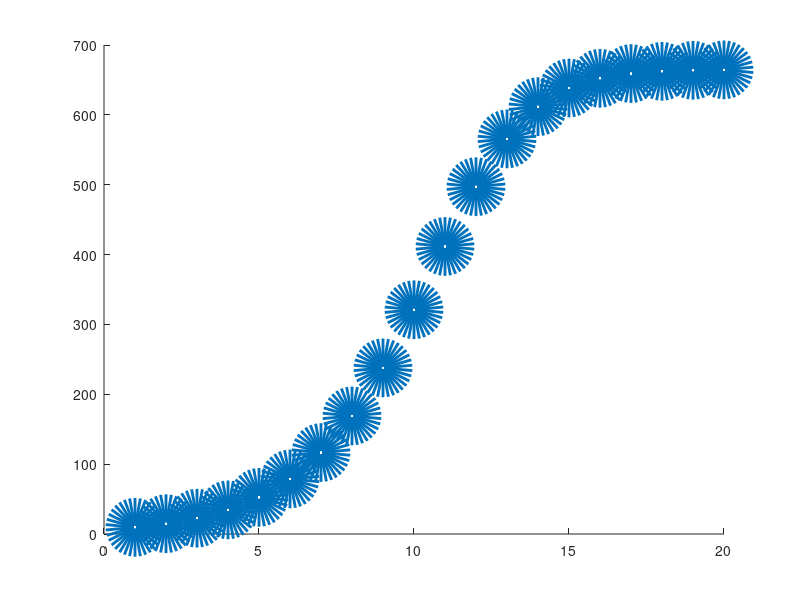

Write the MATLAB code that produced this figure.
T = 1:50;
x=0.00082;
k=x;
p(1)=9.6;
for i = 1:49
    p(i+1) = k*(665-p(i))*p(i)+p(i);
end
figure
scatter(T(1:20),p(1:20),500,'k.','LineWidth',20)